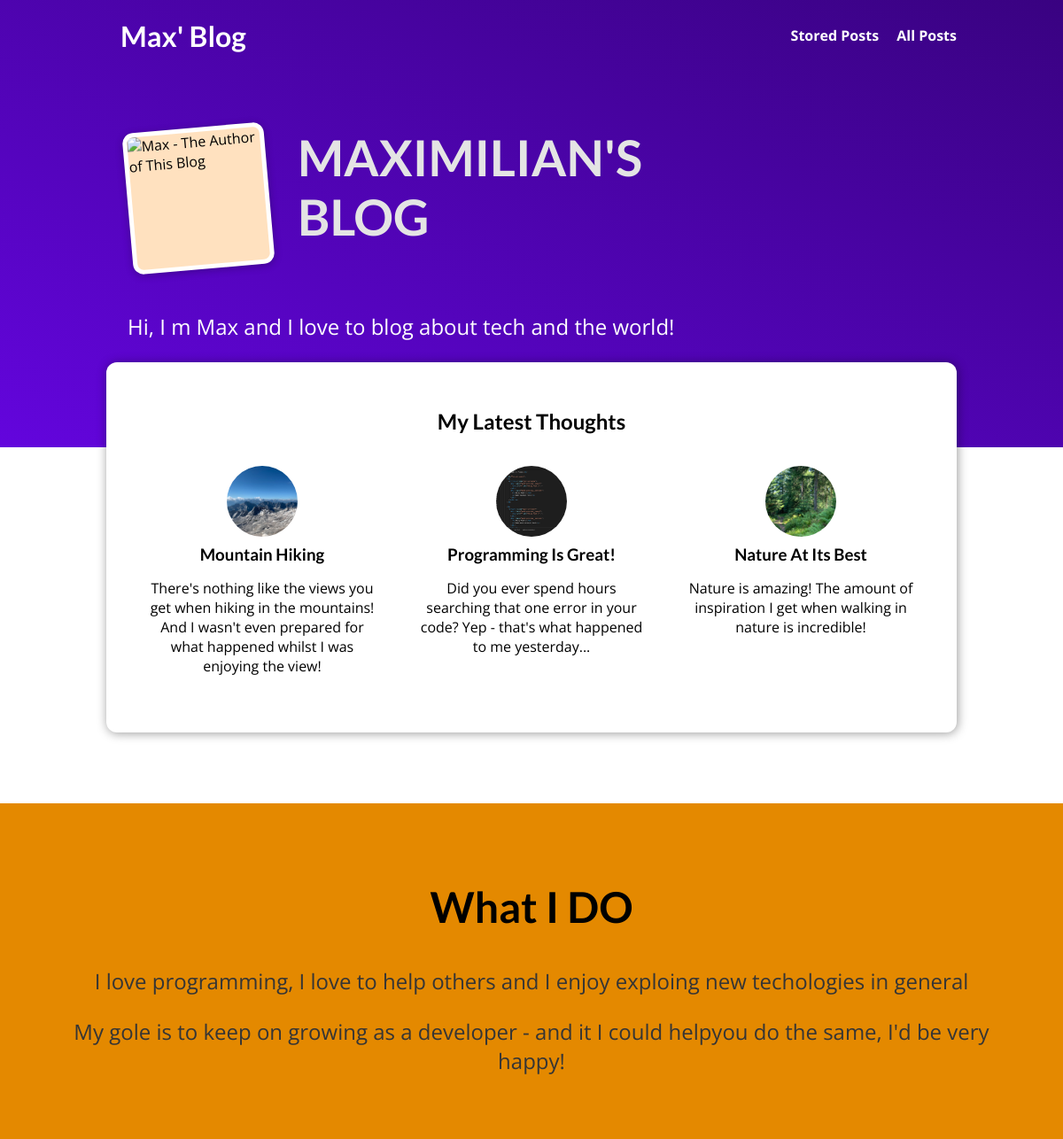
The page / on the database its author committed.
### blog/models.py (models this page shows, shortened)
class Post(models.Model):
  Title = models.CharField(max_length=150)
  Excerpt = models.CharField(max_length=200)
  Image = models.ImageField(upload_to='posts', null= True)
  Date = models.DateField(auto_now=True)
  Slug = models.SlugField(unique=True, db_index = True) #this set automaticaly db_index = True when we use the slugfield and also when we use unique=True it create the db_index = True automaticaly
  Content = models.TextField(validators=[MinLengthValidator(10)]) #we don't need to set a max_length but we could
  author = models.ForeignKey(Author, on_delete=models.SET_NULL, null=True, related_name = 'Posts') #set the author field to null if we delete an related author
  tags = models.ManyToManyField(Tag)

### blog/views.py (the view)
# urls.py: path("", views.StartingPageView.as_view(), name='starting-page'),
class StartingPageView(ListView):
  template_name = 'blog/starting.html'
  model = Post
  ordering = ['-Date']
  context_object_name = 'posts'
  def get_queryset(self):
    queryset = super().get_queryset()
    data = queryset[:3]
    return data

### blog/templates/blog/starting.html (shortened to what this page needs)
{% extends "base.html" %}
{% load static %}
{% block css_file %}
  <link rel="stylesheet" href="{% static "blog/post.css" %}">
  <link rel="stylesheet" href="{% static "blog/starting.css" %}">
{% endblock  %}
{% block content %}
  <section id="welcome">
    <header>
      <img src="{% static "blog/images/max.png" %}" alt="Max - The Author of This Blog">
      <h2>MAXIMILIAN'S BLOG</h2>
    </header>
    <p>Hi, I m Max and I love to blog about tech and the world!</p>
  </section>
  <section id="latest-posts">
    <h2>My Latest Thoughts</h2>
    <ul>
      {% for post in posts %}
        {% include "blog/includes/post.html" %}
      {% endfor %}
    </ul>
  </section>
  <section id="about">
    <h2>What I DO</h2>
    <p>I love programming, I love to help others and I enjoy exploing new techologies in general</p>
    <p>My gole is to keep on growing as a developer - and it I could helpyou do the same, I'd be very happy!</p>
  </section>
{% endblock  %}

### blog/templates/blog/includes/post.html
<li>
  <article class="post">
    <a href="{% url "post-detail-page" post.Slug  %}">
      <img src="{{ post.Image.url }}" alt="{{ post.Title }}">
      <div class="post__content">
        <h3>{{ post.Title }}</h3>
        <p>{{ post.Excerpt }}</p>
      </div>
    </a>
  </article>
</li>

### static/app.css (style rules this page uses)
* { box-sizing: border-box; }
html { font-family: 'Open Sans', 'Lato', sans-serif; }
body { margin: 0; }
h1, h2, h3 { font-family: 'Lato', sans-serif; font-weight: bold; }

### blog/static/blog/post.css (style rules this page uses)
.post { display: flex; flex-direction: column; align-items: center; text-align: center; }
.post a { text-decoration: none; color: black; transition: all 0.2s ease; padding: 1rem; }
.post img { width: 5rem; height: 5rem; object-fit: cover; border-radius: 50%; }
.post h3 { margin: 0.25rem 0; }

### blog/static/blog/starting.css (style rules this page uses)
#welcome { background: linear-gradient(to right top, #6305dd, #390281); padding: 6rem 12%; }
#welcome header { display: flex; align-items: flex-start; margin: 3rem auto; }
#welcome img { width: 10rem; height: 10rem; object-fit: cover; object-position: top; border: 5px solid white; border-radius: 12px; background-color: #ffe1bf; transform: rotateZ(-5deg); box-shadow: 0 2px 8px rgba(0, 0, 0, 0.25); }
#welcome h2 { font-size: 3.5rem; margin: 0 0 0 2rem; color: #e4e4e4; width: 10rem; }
#welcome p { color: white; font-size: 1.5rem; }
#latest-posts { background-color: white; padding: 2rem; border-radius: 12px; width: 60rem; margin: -6rem auto 2rem auto; box-shadow: 1px 1px 12px rgba(0, 0, 0, 0.4); }
#latest-posts h2 { text-align: center; }
#latest-posts ul { list-style: none; margin: 0; padding: 0; display: flex; gap: 1rem; }
#latest-posts li { flex: 1; }
#about { text-align: center; padding: 3rem; background-color: #e48900; margin-top: 5rem; }
#about h2 { font-size: 3rem; }
#about p { font-size: 1.5rem; color: #353535; }

### rows shown on the page
Post: Image (picture), Title "Mountain Hiking", Excerpt "There's nothing like the views you get when hiking in the mountains! And I wasn't even prepared for what happened whilst I was enjoying the view!"
Post: Image (picture), Title "Programming Is Great!", Excerpt "Did you ever spend hours searching that one error in your code? Yep - that's what happened to me yesterday..."
Post: Image (picture), Title "Nature At Its Best", Excerpt "Nature is amazing! The amount of inspiration I get when walking in nature is incredible!"
